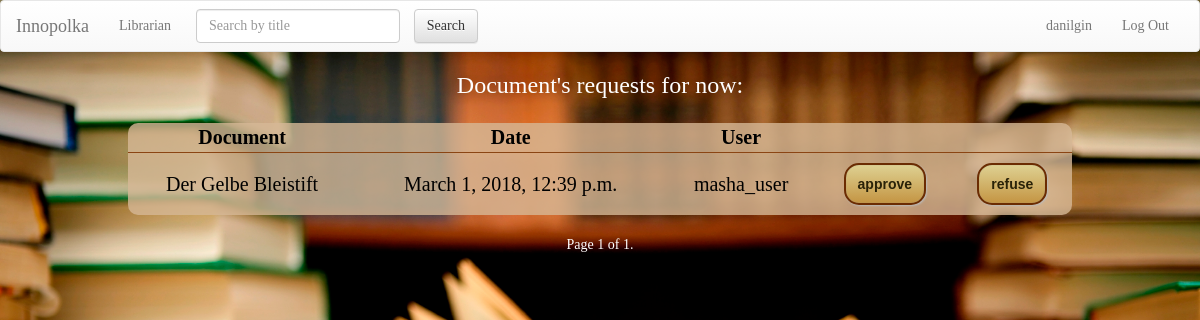
Screenshot of /requests/ (signed in) with the database file from the repository.
### BookRequests/models.py (models this page shows, shortened)
class Request(models.Model):
    doc = models.ForeignKey(Document, null=True, default=None, on_delete=models.CASCADE)
    checked_up_by_whom = models.ForeignKey(User, null=True, default=None, on_delete=models.CASCADE)
    timestamp = models.DateTimeField(auto_now_add=True)

### Documents/models.py (models this page shows, shortened)
class Document(models.Model):
    title = models.CharField(max_length=250)
    price = models.IntegerField()
    keywords = models.CharField(max_length=250) # the list of keywords stored in string
    authors = models.CharField(max_length=250) # the list of authors in string format splitted by space
    cover = models.CharField(max_length=1000, default="https://lh3.googleusercontent.com/zqfUbCXdb1oGmsNEzNxTjQU5ZlS3x46nQoB83sFbRSlMnpDTZgdVCe_LvCx-rl7sOA=w300")
    copies = models.PositiveIntegerField(default=1)
    type = models.CharField(max_length=100, default='Document')
    is_bestseller = models.BooleanField(default=False)
    is_reference = models.BooleanField(default=False)
    level = models.PositiveIntegerField(default=1)
    room = models.PositiveIntegerField(default=1)

### BookRequests/views.py (the view)
class RequestsView(ListView):
    template_name = 'BookRequests/bookrequests.html'
    model = Request
    context_object_name = 'requests'
    paginate_by = 10
    def get(self, request, *args, **kwargs):
        if request.user.is_authenticated:
            return super().get(request, *args, **kwargs)
        else:
            return redirect('/')

### BookRequests/templates/BookRequests/bookrequests.html (shortened to what this page needs)
<!doctype html>
<html lang="en">
<head>
    {% extends 'Documents/base.html' %}
    {% load staticfiles %}
    {% block body %}
    <link rel="stylesheet" type="text/css" href="{% static 'Documents/style.css' %}"/>
    {% if user.is_staff %}
    <h3 align="center">Document's requests for now:</h3>
    {% elif user.is_authenticated %}
    <h3 align="center">My requests:</h3>
    {% endif %}
    <form action="" method="post">
        <div align="center">
            <table>
                <tr>
                    <th class="cen" colspan="1">Document</th>
                    <th class="cen">Date</th>
                    {% if user.is_staff %}
                    <th class="cen">User</th>
                    {% endif %}
                </tr>
                <tr>
                    {% for req in requests %}
                    {% if user.is_staff or user == req.checked_up_by_whom %}
                    <td><a href="/{{ req.doc.id }}/">{{ req.doc.title }}</a></td>
                    <td>{{req.timestamp}}</td>
                    {% if user.is_staff %}
                    <td><a href="/user/?id={{ req.checked_up_by_whom.id }}">{{req.checked_up_by_whom.username}}</a></td>
                    <td><a class="btn button"
                           href="/requests/approve/?user_id={{req.checked_up_by_whom.id}}&req_id={{req.id}}">approve</a>
                    </td>
                    {% endif %}
                    <td><a class="btn button" href="/requests/refuse/?req_id={{req.id}}">refuse</a></td>
                    {% endif %}
                </tr>
                {% endfor %}
            </table>
        </div>
    </form>
    <div align="center">
        <div class="paginator">
         <span class="step-links">
            <span class="current">
                Page {{ page_obj.number }} of {{ page_obj.paginator.num_pages }}.
            </span>
        </span>
        </div>
    </div>
    {% endblock %}

### Documents/templates/Documents/base.html (shortened to what this page needs)
<!DOCTYPE html>
<html lang="en">
<head>
    {% load staticfiles %}
    <link rel="stylesheet" href="//maxcdn.bootstrapcdn.com/bootstrap/3.2.0/css/bootstrap.min.css">
    <link rel="stylesheet" href="//maxcdn.bootstrapcdn.com/bootstrap/3.2.0/css/bootstrap-theme.min.css">
    <link rel="stylesheet" type="text/css" href="{% static 'Documents/style.css' %}"/>
</head>
<body>
<nav class="navbar navbar-default">
    <div class="container-fluid">
        <div class="navbar-header">
            <a class="navbar-brand" href="/">Innopolka</a>
            <ul class="nav navbar-nav navbar-right">
                {% if user.is_staff %}
                <li class="nav-item dropdown">
                    <a class="nav-link dropdown-toggle" href="/user/" id="dropdown01" data-toggle="dropdown"
                       aria-haspopup="true" aria-expanded="false">Librarian</a>
            </ul>
            {% endif %}
        </div>
        <div class="collapse navbar-collapse" id="bs-example-navbar-collapse-1">
            <form class="navbar-form navbar-left" action="/">
                <div class="form-group">
                    <input type="text" class="form-control" name="q" placeholder="Search by title" >
                </div>
                <input type="submit" class="btn btn-default" value="Search">
            </form>
            <ul class="nav navbar-nav navbar-right">
                {% if user.is_anonymous %}
                    <li><a href="/user/login">Log In</a></li>
                {% elif user.is_authenticated %}
                    <li><a href="/user/?id={{user.id}}">{{ user.username }}</a></li>
                    <li><a href="/user/logout">Log Out</a></li>
                {% endif %}
            </ul>
        </div>
    </div>
</nav>
{% block body %}{% endblock %}
</body>
</html>

### Documents/templates/Documents/base.html (style rules this page uses)
body { font-family: Futura; color: white; background: url("/Documents/static/images/background.jpg") no-repeat fixed center center; background-size: cover; }
table { border: 3px solid saddlebrown; border-radius: 5px; width: 80%; background-color: rgba(214, 184, 150, 0.8); color: black; empty-cells: hide; text-align: center; margin: 10px; }
tr { border: 1px solid saddlebrown; text-align: center; }
td { border: 1px solid saddlebrown; padding: 10px; font-size: 20px; color: black; }
form { padding: 5px; color: black; font-size: 15px; margin: 5px; }
input { background-color: floralwhite; border: 2px solid saddlebrown; border-radius: 5px; margin: 0 0 0 10px; left: 50%; }
.button { text-decoration: none; text-align: center; padding: 11px 12px; border: solid 2px #6b2c02; -webkit-border-radius: 15px; -moz-border-radius: 15px; border-radius: 15px; font: 14px "Lucida Sans Unicode", "Lucida Grande", sans-serif; font-weight: bold; color: #292208; background-color: #ded192; background-image: -moz-linear-gradient(top, #ded192 0%, #c49543 100%); background-image: -webkit-linear-gradient(top, #ded192 0%, #c49543 100%); background-image: -o-linear-gradient(top, #ded192 0%, #c49543 100%); background-image: -ms-linear-gradient(top, #ded192 0%, #c49543 100%); filter: progid:DXImageTransform.Microsoft.gradient(startColorstr='#c49543', endColorstr='#c49543', GradientType=0); background-image: linear-gradient(top, #ded192 0%, #c49543 100%); -webkit-box-shadow: 1px 1px 2px #bababa, inset 0px 0px 1px #969393; -moz-box-shadow: 1px 1px 2px #bababa, inset 0px 0px 1px #969393; box-shadow: 1px 1px 2px #bababa, inset 0px 0px 1px #969393; }

### BookRequests/templates/BookRequests/bookrequests.html (style rules this page uses)
.cen { text-align: center; font-size: 20px; }
table { border: none; border-radius: 10px; }
tr { border: none; text-align: left; }
td { border: none; text-align: center; border-top: 1px solid saddlebrown; }
a { color: black; }

### rows the page displays
Request: doc "Der Gelbe Bleistift", timestamp "March 1, 2018, 12:39 p.m.", checked_up_by_whom.username "masha_user"

### other values shown
{{ user.username }} "danilgin"
{{ page_obj.number }} "1"
{{ page_obj.paginator.num_pages }} "1"
